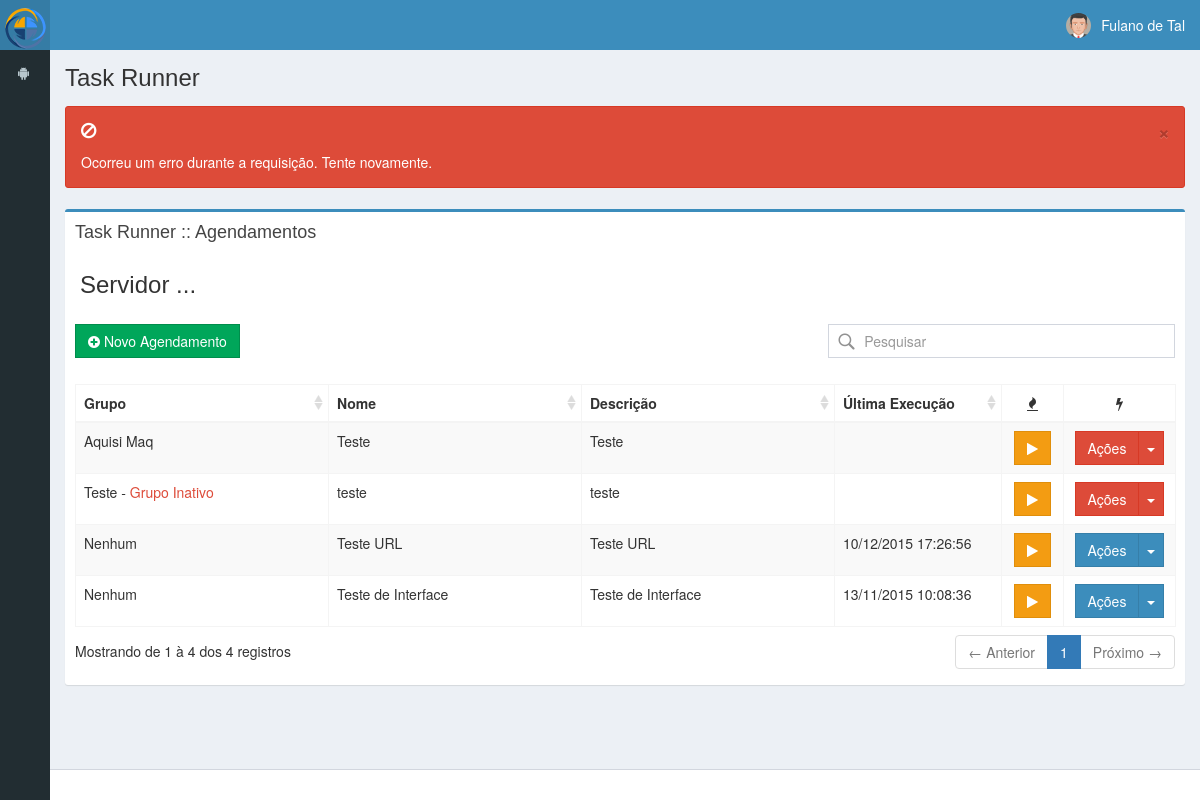
The page /agendamentos on the database its author committed.
### tables this page shows
CREATE TABLE `robo_agenda` (
  `id` int(11) NOT NULL AUTO_INCREMENT,
  `id_grupo` int(11) DEFAULT NULL,
  `id_servidor_execucao` int(11) DEFAULT NULL,
  `nome` varchar(50) DEFAULT NULL,
  `descricao` text,
  `tipo` tinyint(1) DEFAULT '0' COMMENT '0-FILE, 1-URL',
  `cron` varchar(255) DEFAULT NULL,
  `exec` varchar(1024) DEFAULT NULL,
  `ativo` tinyint(1) DEFAULT '1' COMMENT '1-Sim, 0-Não',
  `data_criacao` datetime DEFAULT NULL,
  `ultima_execucao` datetime DEFAULT NULL,
  PRIMARY KEY (`id`),
  KEY `fk_robo_grupo_idx` (`id_grupo`),
  KEY `fk_robo_servidor_execucao_idx` (`id_servidor_execucao`),
  CONSTRAINT `fk_robo_grupo` FOREIGN KEY (`id_grupo`) REFERENCES `robo_grupos` (`id`) ON DELETE SET NULL ON UPDATE NO ACTION,
  CONSTRAINT `fk_robo_servidor_execucao` FOREIGN KEY (`id_servidor_execucao`) REFERENCES `robo_server_exec` (`id`) ON DELETE SET NULL ON UPDATE NO ACTION
);

CREATE TABLE `robo_grupos` (
  `id` int(11) NOT NULL AUTO_INCREMENT,
  `descricao` varchar(255) NOT NULL,
  `observacoes` text,
  `ativo` tinyint(1) NOT NULL DEFAULT '1' COMMENT '0-Não, 1-Sim',
  PRIMARY KEY (`id`)
);

### application/controllers/RoboStart.php (called while the page is built, shortened)
<?php
class RoboStart extends CI_Controller{
    public function __construct() {
        $this->load->model("robo_config_model", "robo");
        $this->load->model("robo_grupos_model", "grupos");
        $this->load->model("robo_agenda_model", "agenda");
        $this->load->model("robo_server_exec_model", "execucao");
        $this->load->library('form_validation');
        $this->load->helper("html_utils_helper");
        $this->data['title'] = 'Task Runner';
    }
    public function agendamentos(){
        $this->data['subTitle']     = 'Task Runner :: Agendamentos';
        $this->data['agendamentos'] = $this->agenda->getAll();
        $this->load->view("robo/agenda", $this->data);
    }
}

### index.php (called while the page is built, shortened)
<?php
require_once BASEPATH.'core/CodeIgniter.php';

### application/models/Robo_agenda_model.php (called while the page is built, shortened)
<?php
class Robo_agenda_model extends CI_Model {
    function getAll() {
        $agendamentos = $this->db->get("robo_agenda")->result_array();
        foreach($agendamentos as &$agenda){
            $agenda["grupo"]   = $this->grupos->getByHash( md5( $agenda["id_grupo"] ) );
        }
        return $agendamentos;
    }
}

### application/models/Robo_grupos_model.php (called while the page is built, shortened)
<?php
class Robo_grupos_model extends CI_Model {
    function getByHash($hash){
        $this->db->where("md5(id)", $hash);
        return $this->db->get("robo_grupos")->row_array();
    }
}

### application/views/robo/agenda.php (the view, shortened to what this page needs)
<!DOCTYPE html>
<html>
    <head>
        <link rel="stylesheet" href="<?php echo base_url() ?>assets/bootstrap/css/bootstrap.min.css">
        <link rel="stylesheet" type="text/css" href="<?php echo base_url(); ?>assets/dist/css/font-awesome.css">
        <link rel="stylesheet" type="text/css" href="<?php echo base_url(); ?>assets/dist/css/ionicons.min.css">
        <link rel="stylesheet" type="text/css" href="<?php echo base_url(); ?>assets/dist/css/AdminLTE.css">
        <link rel="stylesheet" type="text/css" href="<?php echo base_url() ?>assets/dist/css/skins/_all-skins.min.css">
        <link rel="stylesheet" type="text/css" href="<?php echo base_url() ?>assets/plugins/datatables/dataTables.bootstrap.css" />
        <link rel="stylesheet" href="<?php echo base_url() ?>assets/custom/css/application.custom.css">
    </head>
    <body class="hold-transition skin-blue sidebar-mini sidebar-collapse">
        <div class="wrapper">
            <div class="content-wrapper">
                <section class="content-header">
                    <h1>
                        <?php echo $title; ?>
                    </h1>
                </section>
                <section class="content">
                    <div class="row">
                        <div class="col-xs-12">
                            <div class="box box-primary allow-preloader">
                                <div class="box-header">
                                    <h3 class="box-title"><?php echo $subTitle; ?></h3>
                                </div>
                                <div class="form-group col-xs-12">
                                    <h3>Servidor <span class="" role="server-status">...</span></h3>
                                </div>
                                <div class="box-body">
                                    <div class="row push">
                                        <div class="col-xs-7 col-sm-6 col-md-5 col-lg-8">
                                            <a href="<?php echo base_url(); ?>agendamentos/adicionar" class="btn btn-success btn-flat"><i class="fa fa-plus-circle"></i> Novo Agendamento</a>
                                        </div>
                                        <div class="col-xs-5 col-sm-6 col-sm-offset-0 col-md-7 col-lg-4 text-right">
                                            <input name="search" class="form-control" autocomplete="off" placeholder="Pesquisar" type="text" role="data-table-filter" target="#data-table-agendamentos">
                                        </div>
                                    </div>
                                </div>
                                <div class="box-body">
                                    <table class="table table-bordered table-striped table-hover data-table" id="data-table-agendamentos" ignoreOrder="4,5" aaSorting='[]'>
                                        <thead>
                                            <tr>
                                                <th>Grupo</th>
                                                <th>Nome</th>
                                                <th>Descrição</th>
                                                <th style="width: 150px">Última Execução</th>
                                                <th style="width: 45px" class="text-center"><i class="fa fa-fire"></i></th>
                                                <th style="width: 95px" class="text-center"><i class="fa fa-flash"></i></th>
                                            </tr>
                                        </thead>
                                        <tbody>
                                            <?php foreach($agendamentos as $agenda){?>
                                                <tr data-id="<?php echo md5($agenda["id"]); ?>">
                                                    <td class="truncate">
                                                        <?php echo $agenda["grupo"] == "" ? "Nenhum" : $agenda["grupo"]["descricao"];?>
                                                        <?php echo $agenda["grupo"] != "" && $agenda["grupo"]["ativo"] == 0 ? ' - <span class="text-red">Grupo Inativo</span>' : '' ?>
                                                    </td>
                                                    <td class="truncate"><?php echo $agenda["nome"];?></td>
                                                    <td class="truncate"><?php echo $agenda["descricao"];?></td>
                                                    <td class="truncate"><?php echo $agenda["ultima_execucao"] == "" ? "" : date("d/m/Y H:i:s", strtotime($agenda["ultima_execucao"]));?></td>
                                                    <td class="text-center">
                                                        <button class="btn btn-warning btn-flat" type="button" role="exec-agendamento" data-id="<?php echo md5($agenda["id"]); ?>"><i class="fa fa-play"></i></button>
                                                    </td>
                                                    <td class="text-center">
                                                        <div class="btn-group" data-id="<?php echo md5($agenda["id"]); ?>">
                                                            <button type="button" class="btn btn-<?php echo $agenda["ativo"] == 1 ? 'primary' : 'danger';?> btn-flat">Ações</button>
                                                            <button type="button" class="btn btn-<?php echo $agenda["ativo"] == 1 ? 'primary' : 'danger';?> btn-flat dropdown-toggle" data-toggle="dropdown" aria-expanded="false">
                                                                <span class="caret"></span>
                                                            </button>
                                                        </div>
                                                    </td>
                                                </tr>
                                            <?php }?>
                                        </tbody>
                                    </table>
                                </div>
                            </div>
                        </div>
                    </div>
                </section>
            </div>
        </div>
    </body>
</html>

### assets/custom/css/application.custom.css (style rules this page uses)
@media (max-width: 1200px) { .content-wrapper { margin-top: 50px !important; } }
html, body { height: 100%; }
input[name='search'] { background: url(i/search.png) no-repeat 5px center;padding-left: 35px }
table.data-table, table { table-layout: fixed }
.truncate { white-space: nowrap; overflow: hidden; text-overflow: ellipsis; }

### assets/custom/css/animation.custom.css (style rules this page uses)
div.box { display: block; }

### rows shown on the page
robo_agenda: id_grupo.descricao "Aquisi Maq", nome "Teste", descricao "Teste"
robo_agenda: id_grupo.descricao "Teste", shows "Grupo Inativo", nome "teste", descricao "teste"
robo_agenda: shows "Nenhum", nome "Teste URL", descricao "Teste URL", ultima_execucao "10/12/2015 17:26:56"
robo_agenda: shows "Nenhum", nome "Teste de Interface", descricao "Teste de Interface", ultima_execucao "13/11/2015 10:08:36"

### other values the page prints
$title "Task Runner"
$subTitle "Task Runner :: Agendamentos"
